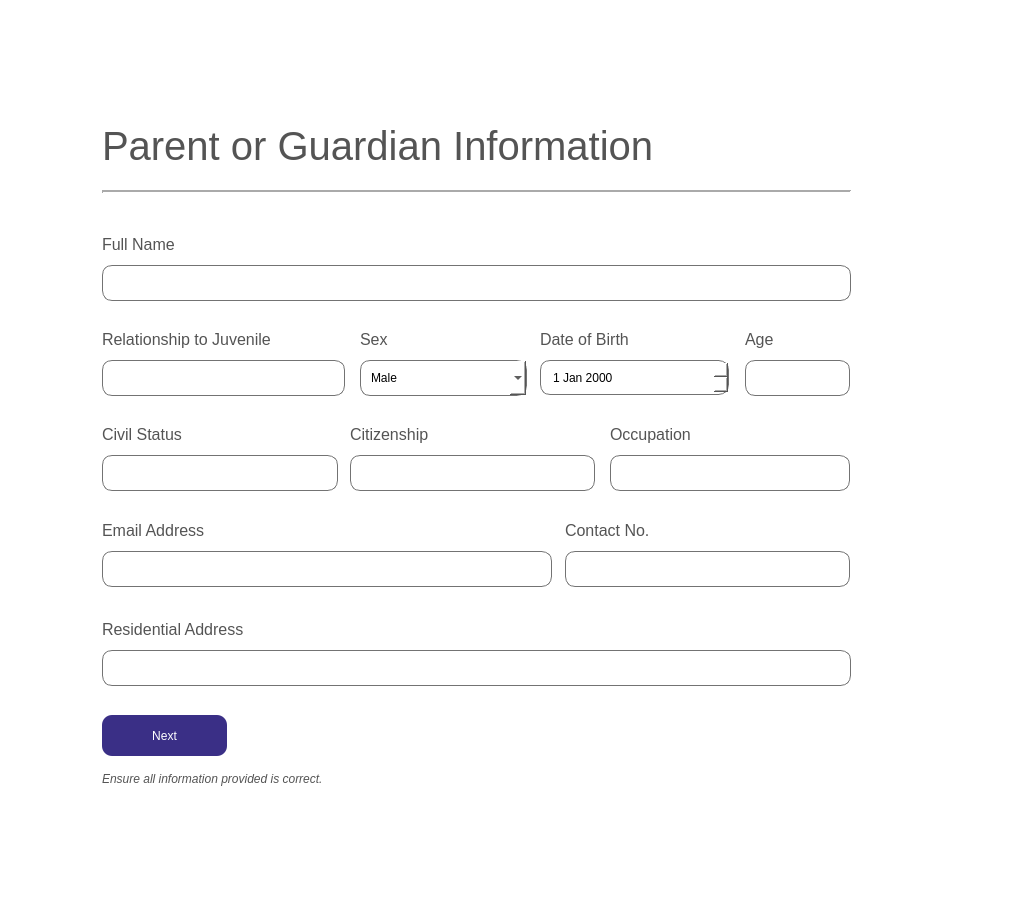
<?xml version="1.0" encoding="UTF-8"?>
<ui version="4.0">
 <class>Form</class>
 <widget class="QWidget" name="Form">
  <property name="geometry">
   <rect>
    <x>0</x>
    <y>0</y>
    <width>1023</width>
    <height>900</height>
   </rect>
  </property>
  <property name="windowTitle">
   <string>Form</string>
  </property>
  <property name="styleSheet">
   <string notr="true">background: white;</string>
  </property>
  <widget class="QWidget" name="widget" native="true">
   <property name="geometry">
    <rect>
     <x>1020</x>
     <y>90</y>
     <width>1023</width>
     <height>900</height>
    </rect>
   </property>
   <widget class="QLabel" name="label_3">
    <property name="geometry">
     <rect>
      <x>102</x>
      <y>115</y>
      <width>541</width>
      <height>61</height>
     </rect>
    </property>
    <property name="styleSheet">
     <string notr="true">background-color: none;
font-family: 'Helvetica';
font-size: 30pt;
color: #545454;</string>
    </property>
    <property name="text">
     <string>Personal Information</string>
    </property>
   </widget>
   <widget class="Line" name="line_2">
    <property name="geometry">
     <rect>
      <x>102</x>
      <y>182</y>
      <width>749</width>
      <height>20</height>
     </rect>
    </property>
    <property name="lineWidth">
     <number>2</number>
    </property>
    <property name="orientation">
     <enum>Qt::Horizontal</enum>
    </property>
   </widget>
   <widget class="QLabel" name="label_4">
    <property name="geometry">
     <rect>
      <x>102</x>
      <y>234</y>
      <width>151</width>
      <height>21</height>
     </rect>
    </property>
    <property name="styleSheet">
     <string notr="true">font-family: 'Poppins';
font-size: 12pt;
color: #545454;</string>
    </property>
    <property name="text">
     <string>Last Name</string>
    </property>
   </widget>
   <widget class="QLineEdit" name="lname_line_2">
    <property name="geometry">
     <rect>
      <x>102</x>
      <y>265</y>
      <width>212</width>
      <height>36</height>
     </rect>
    </property>
    <property name="styleSheet">
     <string notr="true">border: 1px solid #737373;
border-radius: 10px;
padding-left: 10px;
font-family: 'Poppins';
font-size: 9pt;</string>
    </property>
   </widget>
   <widget class="QLabel" name="label_7">
    <property name="geometry">
     <rect>
      <x>330</x>
      <y>234</y>
      <width>151</width>
      <height>21</height>
     </rect>
    </property>
    <property name="styleSheet">
     <string notr="true">font-family: 'Poppins';
font-size: 12pt;
color: #545454;</string>
    </property>
    <property name="text">
     <string>First Name</string>
    </property>
   </widget>
   <widget class="QLineEdit" name="fname_line_2">
    <property name="geometry">
     <rect>
      <x>330</x>
      <y>265</y>
      <width>265</width>
      <height>36</height>
     </rect>
    </property>
    <property name="styleSheet">
     <string notr="true">border: 1px solid #737373;
border-radius: 10px;
padding-left: 10px;
font-family: 'Poppins';
font-size: 9pt;</string>
    </property>
   </widget>
   <widget class="QLabel" name="label_8">
    <property name="geometry">
     <rect>
      <x>610</x>
      <y>234</y>
      <width>151</width>
      <height>21</height>
     </rect>
    </property>
    <property name="styleSheet">
     <string notr="true">font-family: 'Poppins';
font-size: 12pt;
color: #545454;</string>
    </property>
    <property name="text">
     <string>Middle Name</string>
    </property>
   </widget>
   <widget class="QLineEdit" name="mname_line_2">
    <property name="geometry">
     <rect>
      <x>610</x>
      <y>265</y>
      <width>243</width>
      <height>36</height>
     </rect>
    </property>
    <property name="styleSheet">
     <string notr="true">border: 1px solid #737373;
border-radius: 10px;
padding-left: 10px;
font-family: 'Poppins';
font-size: 9pt;</string>
    </property>
   </widget>
   <widget class="QLabel" name="label_12">
    <property name="geometry">
     <rect>
      <x>102</x>
      <y>329</y>
      <width>131</width>
      <height>21</height>
     </rect>
    </property>
    <property name="styleSheet">
     <string notr="true">font-family: 'Poppins';
font-size: 12pt;
color: #545454;</string>
    </property>
    <property name="text">
     <string>Suffix</string>
    </property>
   </widget>
   <widget class="QLineEdit" name="suffix_line_2">
    <property name="geometry">
     <rect>
      <x>102</x>
      <y>360</y>
      <width>128</width>
      <height>36</height>
     </rect>
    </property>
    <property name="styleSheet">
     <string notr="true">border: 1px solid #737373;
border-radius: 10px;
padding-left: 10px;
font-family: 'Poppins';
font-size: 9pt;</string>
    </property>
   </widget>
   <widget class="QLabel" name="label_18">
    <property name="geometry">
     <rect>
      <x>240</x>
      <y>329</y>
      <width>131</width>
      <height>21</height>
     </rect>
    </property>
    <property name="styleSheet">
     <string notr="true">font-family: 'Poppins';
font-size: 12pt;
color: #545454;</string>
    </property>
    <property name="text">
     <string>Sex</string>
    </property>
   </widget>
   <widget class="QLabel" name="label_28">
    <property name="geometry">
     <rect>
      <x>385</x>
      <y>329</y>
      <width>131</width>
      <height>21</height>
     </rect>
    </property>
    <property name="styleSheet">
     <string notr="true">font-family: 'Poppins';
font-size: 12pt;
color: #545454;</string>
    </property>
    <property name="text">
     <string>Gender</string>
    </property>
   </widget>
   <widget class="QLineEdit" name="age_line_2">
    <property name="geometry">
     <rect>
      <x>575</x>
      <y>360</y>
      <width>99</width>
      <height>36</height>
     </rect>
    </property>
    <property name="styleSheet">
     <string notr="true">border: 1px solid #737373;
border-radius: 10px;
padding-left: 10px;
font-family: 'Poppins';
font-size: 9pt;</string>
    </property>
   </widget>
   <widget class="QLabel" name="label_29">
    <property name="geometry">
     <rect>
      <x>575</x>
      <y>329</y>
      <width>101</width>
      <height>21</height>
     </rect>
    </property>
    <property name="styleSheet">
     <string notr="true">font-family: 'Poppins';
font-size: 12pt;
color: #545454;</string>
    </property>
    <property name="text">
     <string>Age</string>
    </property>
   </widget>
   <widget class="QComboBox" name="sex_combo_2">
    <property name="geometry">
     <rect>
      <x>240</x>
      <y>360</y>
      <width>134</width>
      <height>36</height>
     </rect>
    </property>
    <property name="styleSheet">
     <string notr="true">border: 1px solid #737373;
border-radius: 10px;
padding-left: 10px;
font-family: 'Poppins';
font-size: 9pt;</string>
    </property>
    <item>
     <property name="text">
      <string>Male</string>
     </property>
    </item>
    <item>
     <property name="text">
      <string>Female</string>
     </property>
    </item>
   </widget>
   <widget class="QComboBox" name="gender_combo_2">
    <property name="geometry">
     <rect>
      <x>385</x>
      <y>360</y>
      <width>181</width>
      <height>36</height>
     </rect>
    </property>
    <property name="styleSheet">
     <string notr="true">border: 1px solid #737373;
border-radius: 10px;
padding-left: 10px;
font-family: 'Poppins';
font-size: 9pt;</string>
    </property>
    <item>
     <property name="text">
      <string>Cisgender</string>
     </property>
    </item>
   </widget>
   <widget class="QLabel" name="label_30">
    <property name="geometry">
     <rect>
      <x>685</x>
      <y>329</y>
      <width>151</width>
      <height>21</height>
     </rect>
    </property>
    <property name="styleSheet">
     <string notr="true">font-family: 'Poppins';
font-size: 12pt;
color: #545454;</string>
    </property>
    <property name="text">
     <string>Date of Birth</string>
    </property>
   </widget>
   <widget class="QDateEdit" name="dob_date_2">
    <property name="geometry">
     <rect>
      <x>685</x>
      <y>360</y>
      <width>167</width>
      <height>35</height>
     </rect>
    </property>
    <property name="styleSheet">
     <string notr="true">border: 1px solid #737373;
border-radius: 10px;
padding-left: 10px;
font-family: 'Poppins';
font-size: 9pt;</string>
    </property>
   </widget>
   <widget class="QLabel" name="label_31">
    <property name="geometry">
     <rect>
      <x>102</x>
      <y>424</y>
      <width>331</width>
      <height>21</height>
     </rect>
    </property>
    <property name="styleSheet">
     <string notr="true">font-family: 'Poppins';
font-size: 12pt;
color: #545454;</string>
    </property>
    <property name="text">
     <string>Place of Birth</string>
    </property>
   </widget>
   <widget class="QLineEdit" name="birthplace_line_2">
    <property name="geometry">
     <rect>
      <x>102</x>
      <y>455</y>
      <width>530</width>
      <height>36</height>
     </rect>
    </property>
    <property name="styleSheet">
     <string notr="true">border: 1px solid #737373;
border-radius: 10px;
padding-left: 10px;
font-family: 'Poppins';
font-size: 9pt;</string>
    </property>
   </widget>
   <widget class="QLineEdit" name="citizenship_line_2">
    <property name="geometry">
     <rect>
      <x>643</x>
      <y>455</y>
      <width>210</width>
      <height>36</height>
     </rect>
    </property>
    <property name="styleSheet">
     <string notr="true">border: 1px solid #737373;
border-radius: 10px;
padding-left: 10px;
font-family: 'Poppins';
font-size: 9pt;</string>
    </property>
   </widget>
   <widget class="QLabel" name="label_42">
    <property name="geometry">
     <rect>
      <x>643</x>
      <y>424</y>
      <width>181</width>
      <height>21</height>
     </rect>
    </property>
    <property name="styleSheet">
     <string notr="true">font-family: 'Poppins';
font-size: 12pt;
color: #545454;</string>
    </property>
    <property name="text">
     <string>Citizenship</string>
    </property>
   </widget>
   <widget class="QLineEdit" name="state_line_2">
    <property name="geometry">
     <rect>
      <x>102</x>
      <y>551</y>
      <width>249</width>
      <height>36</height>
     </rect>
    </property>
    <property name="styleSheet">
     <string notr="true">border: 1px solid #737373;
border-radius: 10px;
padding-left: 10px;
font-family: 'Poppins';
font-size: 9pt;</string>
    </property>
   </widget>
   <widget class="QLabel" name="label_43">
    <property name="geometry">
     <rect>
      <x>102</x>
      <y>520</y>
      <width>251</width>
      <height>21</height>
     </rect>
    </property>
    <property name="styleSheet">
     <string notr="true">font-family: 'Poppins';
font-size: 12pt;
color: #545454;</string>
    </property>
    <property name="text">
     <string>State or Province</string>
    </property>
   </widget>
   <widget class="QLineEdit" name="municipal_line_2">
    <property name="geometry">
     <rect>
      <x>365</x>
      <y>551</y>
      <width>259</width>
      <height>36</height>
     </rect>
    </property>
    <property name="styleSheet">
     <string notr="true">border: 1px solid #737373;
border-radius: 10px;
padding-left: 10px;
font-family: 'Poppins';
font-size: 9pt;</string>
    </property>
   </widget>
   <widget class="QLabel" name="label_44">
    <property name="geometry">
     <rect>
      <x>365</x>
      <y>520</y>
      <width>251</width>
      <height>21</height>
     </rect>
    </property>
    <property name="styleSheet">
     <string notr="true">font-family: 'Poppins';
font-size: 12pt;
color: #545454;</string>
    </property>
    <property name="text">
     <string>Municipality</string>
    </property>
   </widget>
   <widget class="QLineEdit" name="brgy_line_2">
    <property name="geometry">
     <rect>
      <x>640</x>
      <y>551</y>
      <width>211</width>
      <height>36</height>
     </rect>
    </property>
    <property name="styleSheet">
     <string notr="true">border: 1px solid #737373;
border-radius: 10px;
padding-left: 10px;
font-family: 'Poppins';
font-size: 9pt;</string>
    </property>
   </widget>
   <widget class="QLabel" name="label_45">
    <property name="geometry">
     <rect>
      <x>640</x>
      <y>520</y>
      <width>211</width>
      <height>21</height>
     </rect>
    </property>
    <property name="styleSheet">
     <string notr="true">font-family: 'Poppins';
font-size: 12pt;
color: #545454;</string>
    </property>
    <property name="text">
     <string>Barangay</string>
    </property>
   </widget>
   <widget class="QLineEdit" name="st_line_2">
    <property name="geometry">
     <rect>
      <x>102</x>
      <y>650</y>
      <width>749</width>
      <height>36</height>
     </rect>
    </property>
    <property name="styleSheet">
     <string notr="true">border: 1px solid #737373;
border-radius: 10px;
padding-left: 10px;
font-family: 'Poppins';
font-size: 9pt;</string>
    </property>
   </widget>
   <widget class="QLabel" name="label_58">
    <property name="geometry">
     <rect>
      <x>102</x>
      <y>619</y>
      <width>441</width>
      <height>21</height>
     </rect>
    </property>
    <property name="styleSheet">
     <string notr="true">font-family: 'Poppins';
font-size: 12pt;
color: #545454;</string>
    </property>
    <property name="text">
     <string>Street Name, House Bldg., Unit No.</string>
    </property>
   </widget>
   <widget class="QPushButton" name="nxt_btn_2">
    <property name="geometry">
     <rect>
      <x>102</x>
      <y>715</y>
      <width>125</width>
      <height>41</height>
     </rect>
    </property>
    <property name="styleSheet">
     <string notr="true">QPushButton {
border:none;
font-family: 'Poppins';
font-size: 9pt;
background: none;
background-color: #3a2f86;
border-radius: 10px;
color: white;
}

QPushButton:hover {
background-color: #231c53;
}



</string>
    </property>
    <property name="text">
     <string>Next</string>
    </property>
   </widget>
   <widget class="QLabel" name="label_59">
    <property name="geometry">
     <rect>
      <x>102</x>
      <y>768</y>
      <width>441</width>
      <height>21</height>
     </rect>
    </property>
    <property name="styleSheet">
     <string notr="true">font-family: 'Helvetica';
font-size: 9pt;
color: #545454;
font-style: italic;</string>
    </property>
    <property name="text">
     <string>Ensure all information provided is correct.</string>
    </property>
   </widget>
  </widget>
  <widget class="QWidget" name="widget_2" native="true">
   <property name="geometry">
    <rect>
     <x>0</x>
     <y>0</y>
     <width>1023</width>
     <height>900</height>
    </rect>
   </property>
   <widget class="QLabel" name="label_9">
    <property name="geometry">
     <rect>
      <x>102</x>
      <y>115</y>
      <width>721</width>
      <height>61</height>
     </rect>
    </property>
    <property name="styleSheet">
     <string notr="true">background-color: none;
font-family: 'Helvetica';
font-size: 30pt;
color: #545454;</string>
    </property>
    <property name="text">
     <string>Parent or Guardian Information</string>
    </property>
   </widget>
   <widget class="Line" name="line_3">
    <property name="geometry">
     <rect>
      <x>102</x>
      <y>182</y>
      <width>749</width>
      <height>20</height>
     </rect>
    </property>
    <property name="lineWidth">
     <number>2</number>
    </property>
    <property name="orientation">
     <enum>Qt::Horizontal</enum>
    </property>
   </widget>
   <widget class="QLabel" name="label_10">
    <property name="geometry">
     <rect>
      <x>102</x>
      <y>234</y>
      <width>151</width>
      <height>21</height>
     </rect>
    </property>
    <property name="styleSheet">
     <string notr="true">font-family: 'Poppins';
font-size: 12pt;
color: #545454;</string>
    </property>
    <property name="text">
     <string>Full Name</string>
    </property>
   </widget>
   <widget class="QLineEdit" name="fullname_line">
    <property name="geometry">
     <rect>
      <x>102</x>
      <y>265</y>
      <width>749</width>
      <height>36</height>
     </rect>
    </property>
    <property name="styleSheet">
     <string notr="true">border: 1px solid #737373;
border-radius: 10px;
padding-left: 10px;
font-family: 'Poppins';
font-size: 9pt;</string>
    </property>
   </widget>
   <widget class="QLabel" name="label_15">
    <property name="geometry">
     <rect>
      <x>102</x>
      <y>329</y>
      <width>221</width>
      <height>21</height>
     </rect>
    </property>
    <property name="styleSheet">
     <string notr="true">font-family: 'Poppins';
font-size: 12pt;
color: #545454;</string>
    </property>
    <property name="text">
     <string>Relationship to Juvenile</string>
    </property>
   </widget>
   <widget class="QLineEdit" name="rs_line">
    <property name="geometry">
     <rect>
      <x>102</x>
      <y>360</y>
      <width>243</width>
      <height>36</height>
     </rect>
    </property>
    <property name="styleSheet">
     <string notr="true">border: 1px solid #737373;
border-radius: 10px;
padding-left: 10px;
font-family: 'Poppins';
font-size: 9pt;</string>
    </property>
   </widget>
   <widget class="QLabel" name="label_19">
    <property name="geometry">
     <rect>
      <x>360</x>
      <y>329</y>
      <width>131</width>
      <height>21</height>
     </rect>
    </property>
    <property name="styleSheet">
     <string notr="true">font-family: 'Poppins';
font-size: 12pt;
color: #545454;</string>
    </property>
    <property name="text">
     <string>Sex</string>
    </property>
   </widget>
   <widget class="QLineEdit" name="age_line">
    <property name="geometry">
     <rect>
      <x>745</x>
      <y>360</y>
      <width>105</width>
      <height>36</height>
     </rect>
    </property>
    <property name="styleSheet">
     <string notr="true">border: 1px solid #737373;
border-radius: 10px;
padding-left: 10px;
font-family: 'Poppins';
font-size: 9pt;</string>
    </property>
   </widget>
   <widget class="QLabel" name="label_33">
    <property name="geometry">
     <rect>
      <x>745</x>
      <y>329</y>
      <width>101</width>
      <height>21</height>
     </rect>
    </property>
    <property name="styleSheet">
     <string notr="true">font-family: 'Poppins';
font-size: 12pt;
color: #545454;</string>
    </property>
    <property name="text">
     <string>Age</string>
    </property>
   </widget>
   <widget class="QComboBox" name="sex_combo">
    <property name="geometry">
     <rect>
      <x>360</x>
      <y>360</y>
      <width>167</width>
      <height>36</height>
     </rect>
    </property>
    <property name="styleSheet">
     <string notr="true">border: 1px solid #737373;
border-radius: 10px;
padding-left: 10px;
font-family: 'Poppins';
font-size: 9pt;</string>
    </property>
    <item>
     <property name="text">
      <string>Male</string>
     </property>
    </item>
    <item>
     <property name="text">
      <string>Female</string>
     </property>
    </item>
   </widget>
   <widget class="QLabel" name="label_34">
    <property name="geometry">
     <rect>
      <x>540</x>
      <y>329</y>
      <width>151</width>
      <height>21</height>
     </rect>
    </property>
    <property name="styleSheet">
     <string notr="true">font-family: 'Poppins';
font-size: 12pt;
color: #545454;</string>
    </property>
    <property name="text">
     <string>Date of Birth</string>
    </property>
   </widget>
   <widget class="QDateEdit" name="dob_date">
    <property name="geometry">
     <rect>
      <x>540</x>
      <y>360</y>
      <width>189</width>
      <height>35</height>
     </rect>
    </property>
    <property name="styleSheet">
     <string notr="true">border: 1px solid #737373;
border-radius: 10px;
padding-left: 10px;
font-family: 'Poppins';
font-size: 9pt;</string>
    </property>
   </widget>
   <widget class="QLabel" name="label_35">
    <property name="geometry">
     <rect>
      <x>102</x>
      <y>424</y>
      <width>230</width>
      <height>21</height>
     </rect>
    </property>
    <property name="styleSheet">
     <string notr="true">font-family: 'Poppins';
font-size: 12pt;
color: #545454;</string>
    </property>
    <property name="text">
     <string>Civil Status</string>
    </property>
   </widget>
   <widget class="QLineEdit" name="civilsts_line">
    <property name="geometry">
     <rect>
      <x>102</x>
      <y>455</y>
      <width>236</width>
      <height>36</height>
     </rect>
    </property>
    <property name="styleSheet">
     <string notr="true">border: 1px solid #737373;
border-radius: 10px;
padding-left: 10px;
font-family: 'Poppins';
font-size: 9pt;</string>
    </property>
   </widget>
   <widget class="QLineEdit" name="citizenship_line">
    <property name="geometry">
     <rect>
      <x>350</x>
      <y>455</y>
      <width>245</width>
      <height>36</height>
     </rect>
    </property>
    <property name="styleSheet">
     <string notr="true">border: 1px solid #737373;
border-radius: 10px;
padding-left: 10px;
font-family: 'Poppins';
font-size: 9pt;</string>
    </property>
   </widget>
   <widget class="QLabel" name="label_46">
    <property name="geometry">
     <rect>
      <x>350</x>
      <y>424</y>
      <width>181</width>
      <height>21</height>
     </rect>
    </property>
    <property name="styleSheet">
     <string notr="true">font-family: 'Poppins';
font-size: 12pt;
color: #545454;</string>
    </property>
    <property name="text">
     <string>Citizenship</string>
    </property>
   </widget>
   <widget class="QLineEdit" name="email_line">
    <property name="geometry">
     <rect>
      <x>102</x>
      <y>551</y>
      <width>450</width>
      <height>36</height>
     </rect>
    </property>
    <property name="styleSheet">
     <string notr="true">border: 1px solid #737373;
border-radius: 10px;
padding-left: 10px;
font-family: 'Poppins';
font-size: 9pt;</string>
    </property>
   </widget>
   <widget class="QLabel" name="label_47">
    <property name="geometry">
     <rect>
      <x>102</x>
      <y>520</y>
      <width>251</width>
      <height>21</height>
     </rect>
    </property>
    <property name="styleSheet">
     <string notr="true">font-family: 'Poppins';
font-size: 12pt;
color: #545454;</string>
    </property>
    <property name="text">
     <string>Email Address</string>
    </property>
   </widget>
   <widget class="QLineEdit" name="contact_line">
    <property name="geometry">
     <rect>
      <x>565</x>
      <y>551</y>
      <width>285</width>
      <height>36</height>
     </rect>
    </property>
    <property name="styleSheet">
     <string notr="true">border: 1px solid #737373;
border-radius: 10px;
padding-left: 10px;
font-family: 'Poppins';
font-size: 9pt;</string>
    </property>
   </widget>
   <widget class="QLabel" name="label_49">
    <property name="geometry">
     <rect>
      <x>565</x>
      <y>520</y>
      <width>211</width>
      <height>21</height>
     </rect>
    </property>
    <property name="styleSheet">
     <string notr="true">font-family: 'Poppins';
font-size: 12pt;
color: #545454;</string>
    </property>
    <property name="text">
     <string>Contact No.</string>
    </property>
   </widget>
   <widget class="QLineEdit" name="address_line">
    <property name="geometry">
     <rect>
      <x>102</x>
      <y>650</y>
      <width>749</width>
      <height>36</height>
     </rect>
    </property>
    <property name="styleSheet">
     <string notr="true">border: 1px solid #737373;
border-radius: 10px;
padding-left: 10px;
font-family: 'Poppins';
font-size: 9pt;</string>
    </property>
   </widget>
   <widget class="QLabel" name="label_60">
    <property name="geometry">
     <rect>
      <x>102</x>
      <y>619</y>
      <width>441</width>
      <height>21</height>
     </rect>
    </property>
    <property name="styleSheet">
     <string notr="true">font-family: 'Poppins';
font-size: 12pt;
color: #545454;</string>
    </property>
    <property name="text">
     <string>Residential Address</string>
    </property>
   </widget>
   <widget class="QPushButton" name="nxt_btn">
    <property name="geometry">
     <rect>
      <x>102</x>
      <y>715</y>
      <width>125</width>
      <height>41</height>
     </rect>
    </property>
    <property name="styleSheet">
     <string notr="true">QPushButton {
border:none;
font-family: 'Poppins';
font-size: 9pt;
background: none;
background-color: #3a2f86;
border-radius: 10px;
color: white;
}

QPushButton:hover {
background-color: #231c53;
}



</string>
    </property>
    <property name="text">
     <string>Next</string>
    </property>
   </widget>
   <widget class="QLabel" name="label_61">
    <property name="geometry">
     <rect>
      <x>102</x>
      <y>768</y>
      <width>441</width>
      <height>21</height>
     </rect>
    </property>
    <property name="styleSheet">
     <string notr="true">font-family: 'Helvetica';
font-size: 9pt;
color: #545454;
font-style: italic;</string>
    </property>
    <property name="text">
     <string>Ensure all information provided is correct.</string>
    </property>
   </widget>
   <widget class="QLineEdit" name="occu_line">
    <property name="geometry">
     <rect>
      <x>610</x>
      <y>455</y>
      <width>240</width>
      <height>36</height>
     </rect>
    </property>
    <property name="styleSheet">
     <string notr="true">border: 1px solid #737373;
border-radius: 10px;
padding-left: 10px;
font-family: 'Poppins';
font-size: 9pt;</string>
    </property>
   </widget>
   <widget class="QLabel" name="label_55">
    <property name="geometry">
     <rect>
      <x>610</x>
      <y>424</y>
      <width>181</width>
      <height>21</height>
     </rect>
    </property>
    <property name="styleSheet">
     <string notr="true">font-family: 'Poppins';
font-size: 12pt;
color: #545454;</string>
    </property>
    <property name="text">
     <string>Occupation</string>
    </property>
   </widget>
  </widget>
 </widget>
 <resources/>
 <connections/>
</ui>
